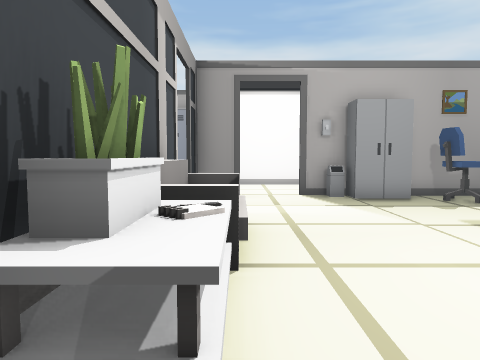
view 1 (above)

20 first-person views from a walk through a scene from a Unity 3-D project. The camera is 1.3 m above the floor, tilts 4° down and sees 70° across. The floor is counted in squares, 1 m on a side. Each view is taken from the middle of a square. On the plan, view 1 faces up. The plan holds only what a view shows up to about 15 squares ahead; the rest is blank. The place goes on beyond the plan. The player is left out. Door leaves are left out, so doorways stand open. Some surface patterns are stand-ins.

view 2
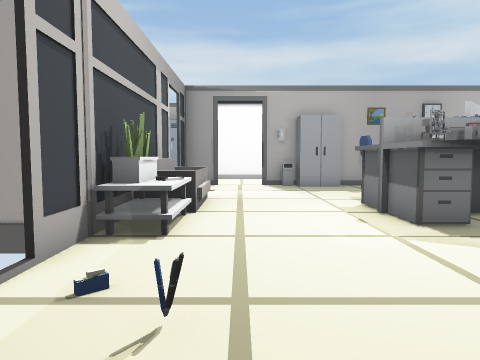

view 3
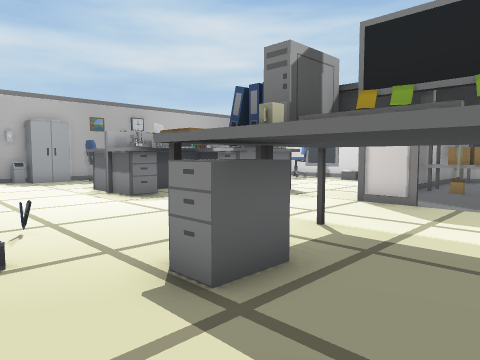

view 4
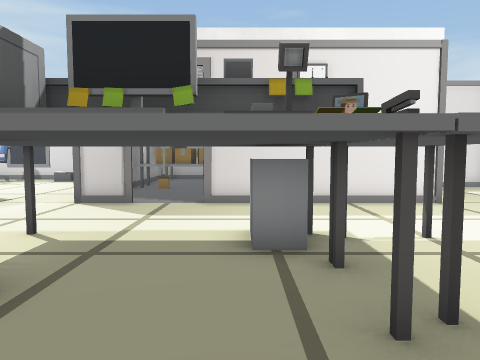

view 5
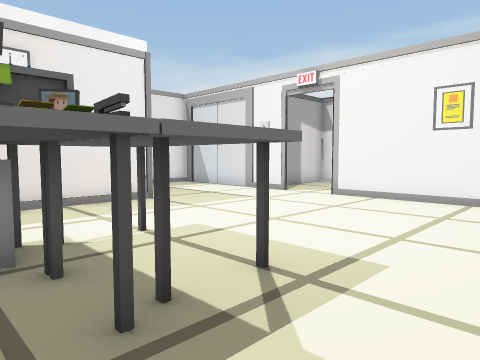

view 6
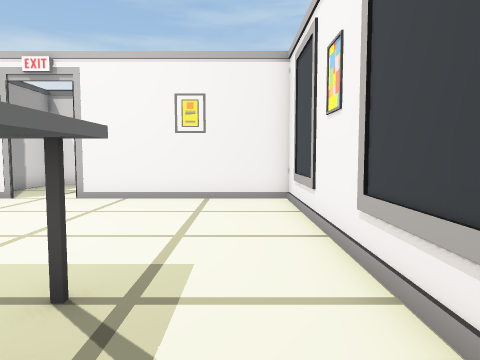

view 7
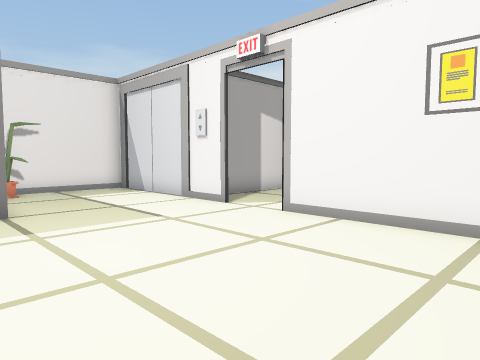

view 8
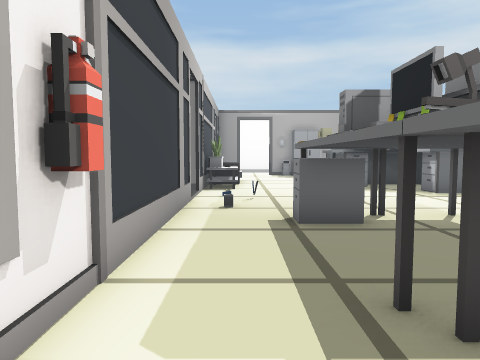

view 9
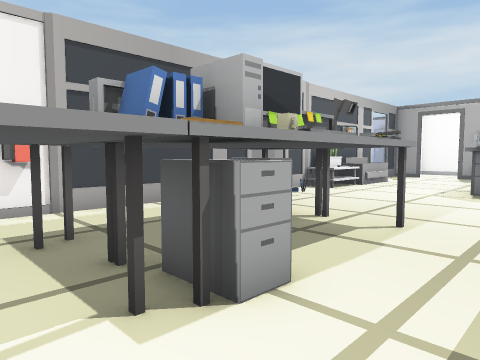

view 10
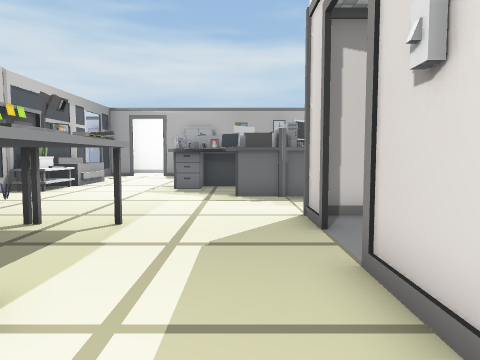

view 11
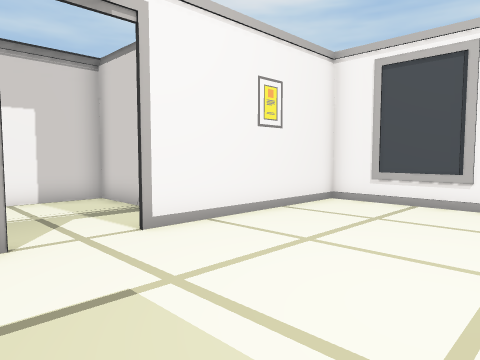

view 12
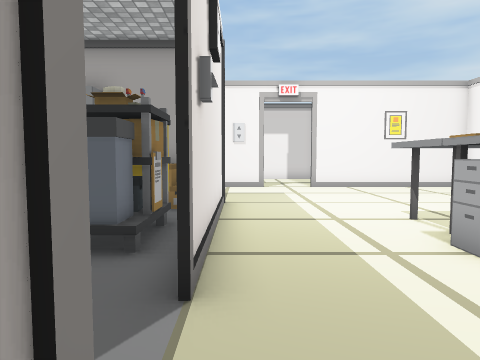

view 13
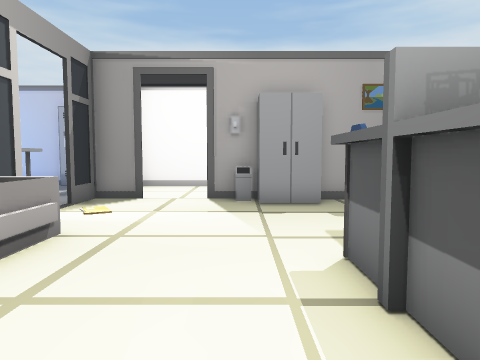

view 14
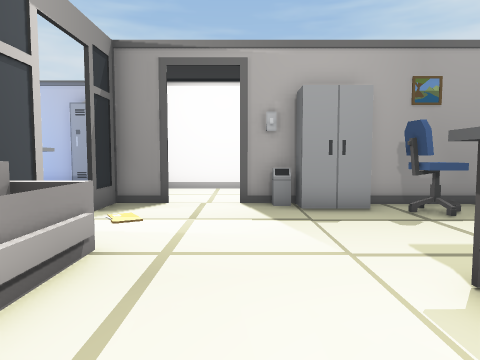

view 15
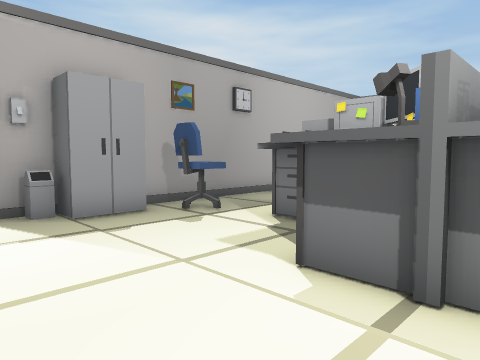

view 16
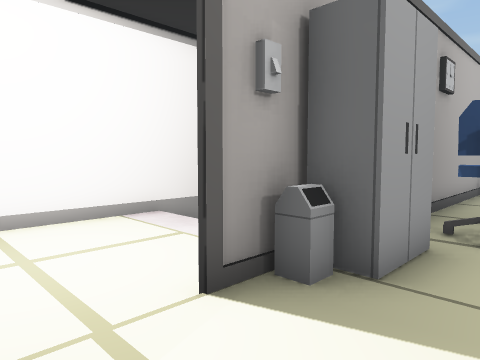

view 17
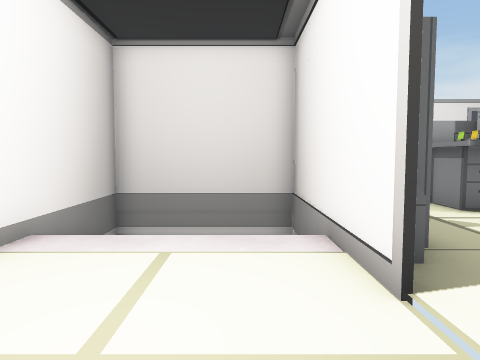

view 18
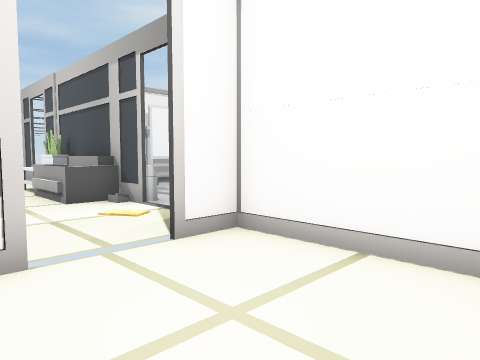

view 19
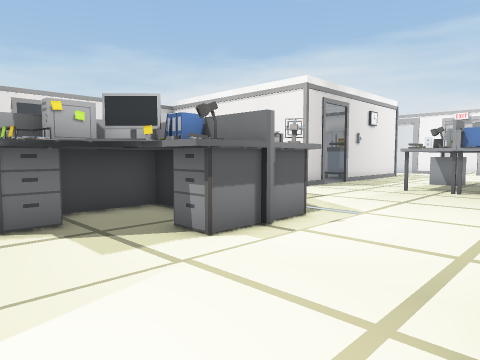

view 20
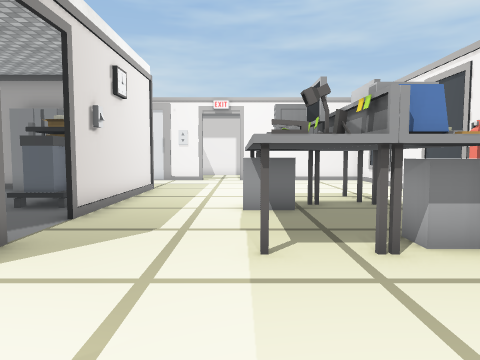

### Floor plan
Key: @ floor where view 1 was taken; # wall or solid block; . main floor; - floor 0.5 m lower than the main floor; / step, stairs or slope; D open door; B bin; C cupboard; H chair; P plant; E desk; A carpet; S shelf; R cart; F fire extinguisher; O other object.
Columns run from 4 left of view 1 to 16 right of it. Each row starts with its distance up from view 1.
 17    ##########
 16 OOO....../// #
 15   #....../   #
 14   #....../   #
 13   #....../   #
 12   ##DDD..-#########
 11   ##DDDBCC#.......
 10   OD......HH...
  9   DD.........
  8   BD.......EE
  7   B.......EEE
  6   #OO.....EEE
  5   #OO...EEEEE
  4   #OO...EEEEE
  3   #PO...EEEEEEE
  2   #PO...EEEEEE   ..
  1   #.......EEEE  ...
  0   DD@......EEEE....
 -1    D.O............
 -2   DDOO...........
 -3   #............
 -4   #..........##  AS##
 -5   #..OOOOO..DA   AS
 -6   #..OOOOO..DD   AS
 -7   #..OOOOO..DA
 -8   #..OOOOO...#A
 -9   #F.EEEEE...RRR
-10   #..EEEEE...RRR
-11   #..EEEEE...AR
-12   #..........AA
-13   #..........AA CC
-14   #..............P#
-15   #...............#
-16   #...............#
-17   #...............#
-18   #.... #DDD##....#
-19   ######.DDD.######
-20        #.....#
-21        #.....#
-22        #.....#
-23        #...  #
-24        ####

Where each view was taken, in squares from view 1:
view 1: 0 up, 0 right, facing up
view 2: 4 down, 1 right, facing up
view 3: 8 down, 1 left, facing up-right
view 4: 8 down, 1 left, facing right
view 5: 8 down, 1 left, facing down-right
view 6: 8 down, 0 right, facing down
view 7: 12 down, 0 right, facing down-right
view 8: 12 down, 0 right, facing up
view 9: 11 down, 7 right, facing up-left
view 10: 11 down, 7 right, facing up
view 11: 13 down, 8 right, facing down-left
view 12: 4 down, 8 right, facing down
view 13: 1 up, 3 right, facing up
view 14: 2 up, 2 right, facing up
view 15: 3 up, 1 right, facing up-right
view 16: 9 up, 0 right, facing up-right
view 17: 13 up, 1 left, facing right
view 18: 16 up, 3 right, facing down-left
view 19: 9 up, 0 right, facing down-right
view 20: 0 up, 5 right, facing down
